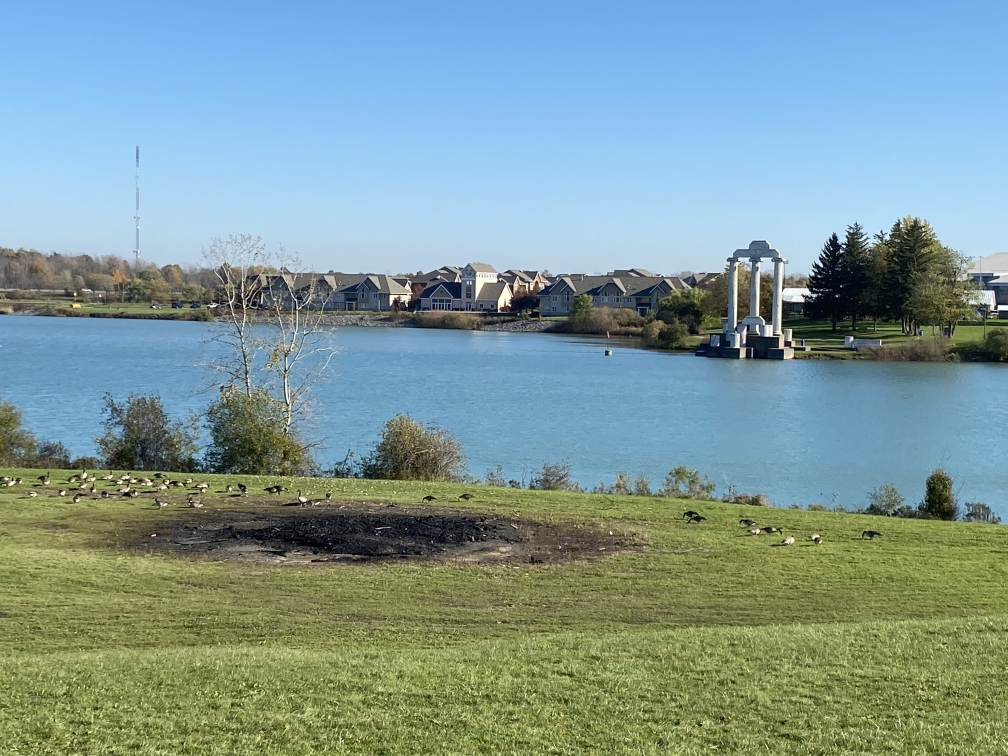
#> input picture Code/left.jpg, 1008 x 756 px
$ python Stitch.py
#> lines starting #> are read from the running program, lines starting #| are printed output that depends on the picture
"""
The goal of this task is to stitch two images of overlap into one image.
You are given 'left.jpg' and 'right.jpg' for your image stitching code testing.

"""

import cv2
import numpy as np
# np.random.seed(<int>) # you can use this line to set the fixed random seed if you are using np.random
import random
random.seed(5) # you can use this line to set the fixed random seed if you are using random


def solution(left_img, right_img):
    """
    :param left_img:
    :param right_img:
    :return: the result panorama image which is stitched by left_img and right_img
    """
    left_image_gray = cv2.cvtColor(left_img, cv2.COLOR_BGR2GRAY)
    right_image_gray = cv2.cvtColor(right_img, cv2.COLOR_BGR2GRAY)

    sift = cv2.xfeatures2d_SIFT.create()

    # finding the key points and descriptors with SIFT
    kp_right, des_right = sift.detectAndCompute(right_image_gray, None)
    kp_left, des_left = sift.detectAndCompute(left_image_gray, None)

    #performing KNN - finding two nearest neighbors
    print("performing KNN..........")
    table={}
    for i in range(len(des_right)):
        diff = des_left-des_right[i]
        dist=np.apply_along_axis(np.linalg.norm,1,diff)
        idx = np.argpartition(dist, 2)
        min1,min2=dist[idx[:2]]
        idx1,idx2=idx[:2]
        d= {'min1':min1,'idx1':idx1,'min2':min2,'idx2':idx2}
        table[i]=d

    print("performing ratio test..........")
    #Ratio Test
    good_matches_dict = {}
    for i in range(len(table)):
        if table[i]['min1'] < 0.75 * table[i]['min2']:
            good_matches_dict[i]=table[i]


    src_points=[]
    dest_pts=[]
    for key,values in good_matches_dict.items():
        sx,sy=kp_right[key].pt
        dx,dy=kp_left[good_matches_dict[key]['idx1']].pt
        src_points.append([sx,sy])
        dest_pts.append([dx,dy])


    #RANSAC Algorithm
    print("RANSAC Algorithm Started..........")
    num_sample=len(src_points)
    threshold=5.0
    iteration=1000
    sample_size=4
    bestH=None

    inlier_max=0
    inlier_list_index=[]
    for it in range(iteration):
        sampleIndex=random.sample(range(num_sample), sample_size)
        src=[src_points[i] for i in sampleIndex]
        dest=[dest_pts[i] for i in sampleIndex]

        H = homography(src,dest)
        inlier_index=[]
        inlier=0
        for i in range(len(src_points)):
            if i not in sampleIndex:
                s1 = src_points[i].copy()
                s1.append(1)
                s1=np.asarray(s1)
                d_calc = H@s1.T
                d_calc = (1/d_calc[-1])*d_calc
                d_orig = dest_pts[i].copy()
                dist = np.linalg.norm(d_calc[:2] - d_orig)
                if dist<threshold:
                    inlier_index.append(i)
                    inlier+=1
        if inlier>inlier_max:
            inlier_max=inlier
            inlier_list_index=inlier_index

    best_src=[src_points[i] for i in inlier_list_index]
    best_dst=[dest_pts[i] for i in inlier_list_index]
    best_H = homography(best_src,best_dst)


    result_img = StitchImages(left_img,right_img,best_H)
    print("Stitching Finished..........")
    return result_img

def homography(src,dest):
    #creating A matrix
    A=[]
    for i in range(len(src)):
        xs=src[i][0]
        ys=src[i][1]
        xd=dest[i][0]
        yd=dest[i][1]
        arr1=[xs,ys,1,0,0,0,-1*xd*xs,-1*xd*ys,-1*xd]
        arr2=[0,0,0,xs,ys,1,-1*yd*xs,-1*yd*ys,-1*yd]
        A.append(arr1)
        A.append(arr2)
    U,s,V = np.linalg.svd(A)
    M=V[-1]
    H=M.reshape(3,3)
    H = (1/M[-1]) * H
    return H

def StitchImages(img1, img2, H):
    h1,w1 = img1.shape[:2]
    h2,w2 = img2.shape[:2]
    pts1 = np.float32([[0,0],[0,h1],[w1,h1],[w1,0]]).reshape(-1,1,2)
    pts2 = np.float32([[0,0],[0,h2],[w2,h2],[w2,0]]).reshape(-1,1,2)
    pts2_Tr = cv2.perspectiveTransform(pts2, H)
    pts = np.concatenate((pts1, pts2_Tr), axis=0)

    [xmin, ymin] = np.int32(np.amin(pts,axis=0).reshape(-1))
    [xmax, ymax] = np.int32(np.amax(pts,axis=0).reshape(-1))

    translatex= -1*xmin
    translatey = -1*ymin

    translate_matrix = np.array([[1,0,translatex],[0,1,translatey],[0,0,1]])

    result = cv2.warpPerspective(img2, translate_matrix.dot(H), (xmax-xmin, ymax-ymin))
    result[translatey:h1+translatey,translatex:w1+translatex] = img1

    return result

if __name__ == "__main__":
    left_img = cv2.imread('left.jpg')
#> left_img is the input picture: shape (756, 1008, 3); mean B, G, R 153.1, 153.7, 127.4
    right_img = cv2.imread('right.jpg')
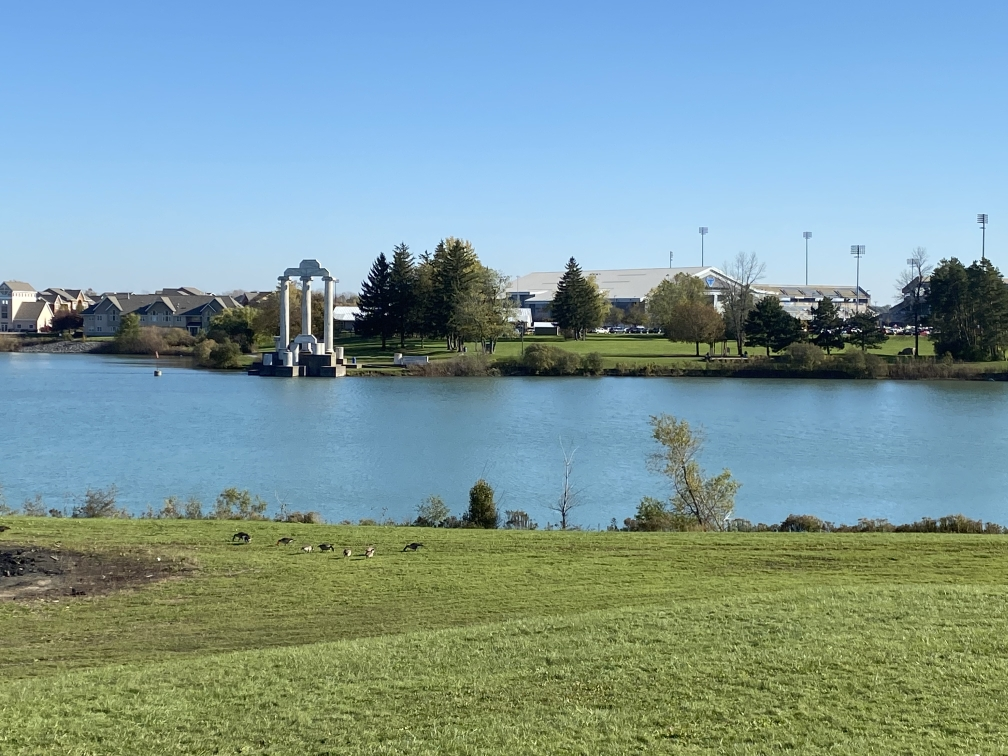
#> input picture Code/right.jpg, 1008 x 756 px
#> right_img is the input picture: shape (756, 1008, 3); mean B, G, R 155.8, 154, 125.4
    result_img = solution(left_img, right_img)
#> in solution, `left_image_gray = cv2.cvtColor(left_img, cv2.COLOR_BGR2GRAY)`:
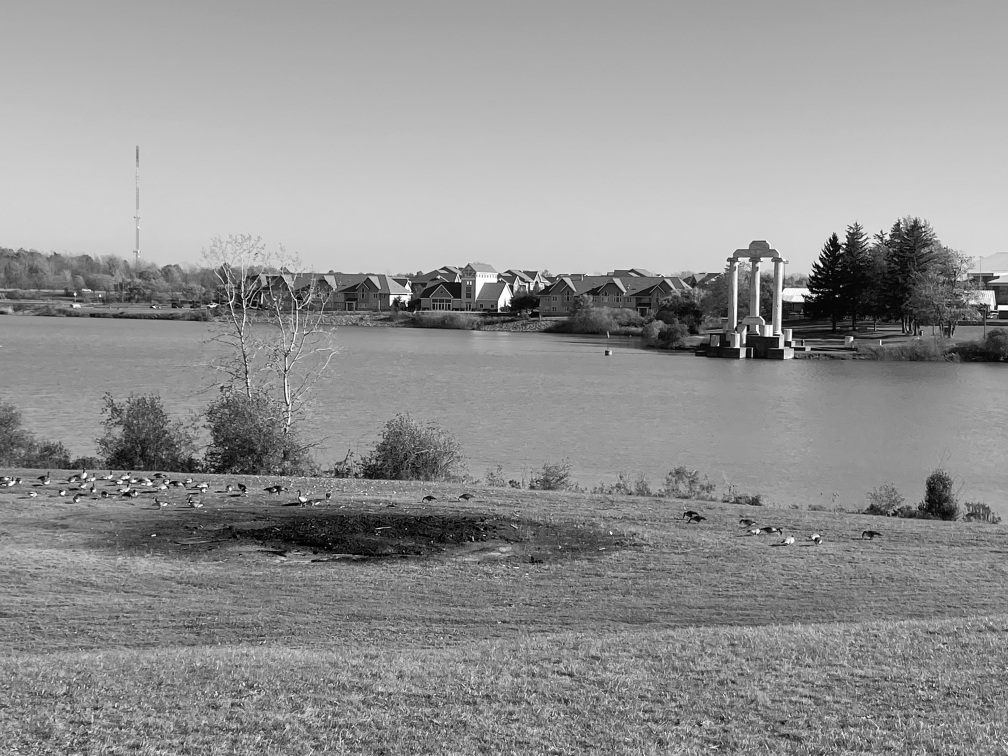
#> left_image_gray: shape (756, 1008); min 0, max 254, mean 145.7
#> in solution, `right_image_gray = cv2.cvtColor(right_img, cv2.COLOR_BGR2GRAY)`:
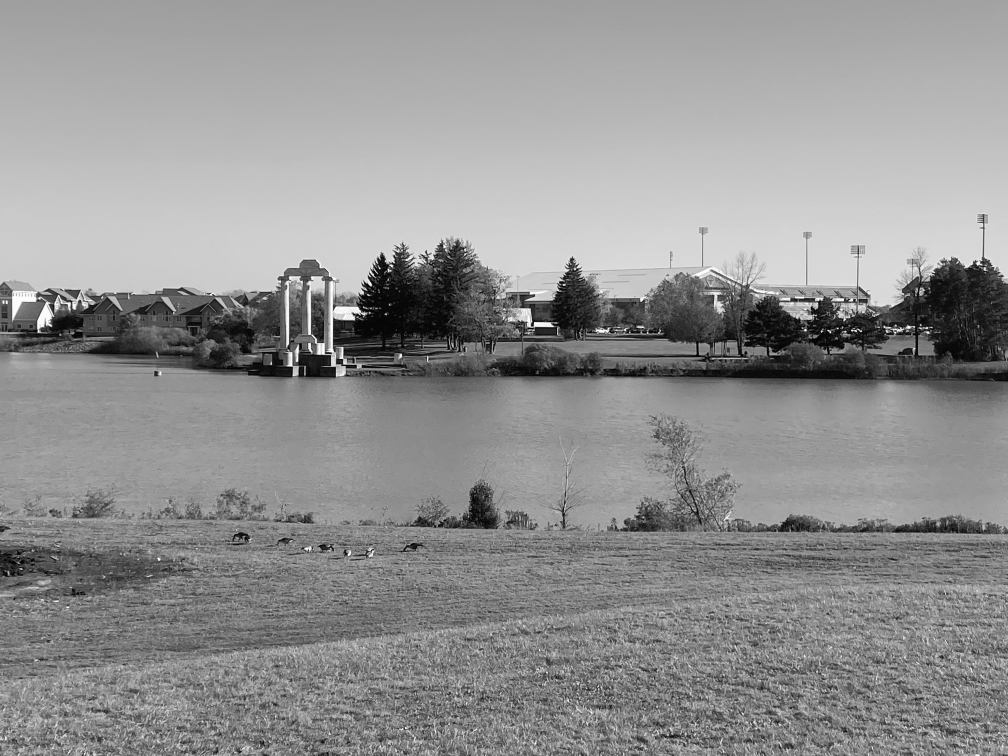
#> right_image_gray: shape (756, 1008); min 1, max 255, mean 145.7
#> (the run stopped early here; a loop or call above may not have finished)
